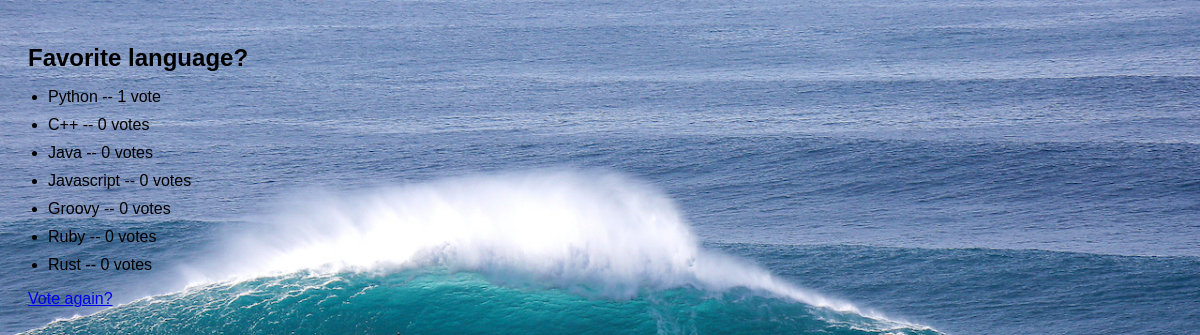
The page /polls/4/results/ on the database its author committed.
### polls/models.py (models this page shows, shortened)
class Question(models.Model):
    question_text = models.CharField(max_length=200)
    pub_date = models.DateTimeField("date published")

class Choice(models.Model):
    question = models.ForeignKey(Question, on_delete=models.CASCADE)
    choice_text = models.CharField(max_length=200)
    votes = models.IntegerField(default=0)

### polls/views.py (the view)
# urls.py: path("<int:pk>/results/", views.ResultsView.as_view(), name="results"),
class ResultsView(generic.DetailView):
    model = Question
    template_name = "polls/results.html"

### polls/templates/polls/results.html (shortened to what this page needs)
{% load static %}
<!doctype html>
<html lang="en-US">
  <head>
    <link rel="stylesheet" href="{% static 'polls/styles.css' %}">
  </head>
  <body>
    <h1>{{ question.question_text }}</h1>
    <ul>
    {% for choice in question.choice_set.all %}
        <li>{{ choice.choice_text }} -- {{ choice.votes }} vote{{ choice.votes|pluralize }}</li>
    {% endfor %}
    </ul>
    <a href="{% url 'polls:detail' question.id %}">Vote again?</a>
  </body>
</html>

### polls/static/polls/styles.css (style rules this page uses)
body { background: white url("images/Antonio-Cardoso1.jpg") no-repeat; background-size: cover; background-color: #17202A; color: black; font-family: Arial, sans-serif; padding: 20px; }
h1 { font-size: 24px; }
ul { padding-left: 20px; }
li { margin-bottom: 10px; }

### rows shown on the page
Question: question_text "Favorite language?"
Choice: choice_text "Python", votes "1"
Choice: choice_text "C++", votes "0"
Choice: choice_text "Java", votes "0"
Choice: choice_text "Javascript", votes "0"
Choice: choice_text "Groovy", votes "0"
Choice: choice_text "Ruby", votes "0"
Choice: choice_text "Rust", votes "0"
